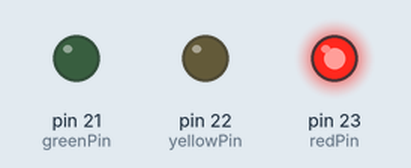
Simulated run of this sketch. Board: Arduino Mega 2560, built with avr-gcc and run on an emulated ATmega2560. Shown: output pins drawn as LEDs (lit = HIGH).

Above: at 1.5 s.
At 4.5 s:
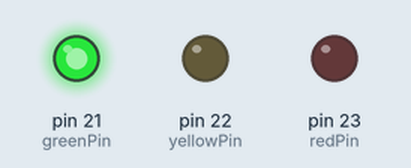
At 6.5 s:
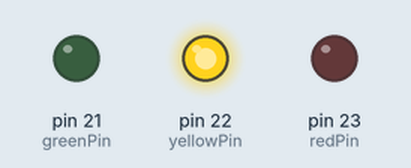
Timing chart, 0 to 9.1 s (numbered marks = the images above):
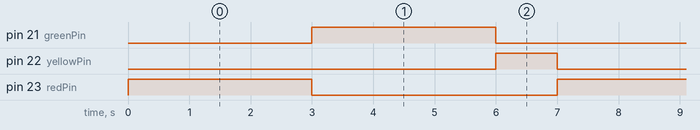

The sketch:

traffic_light.ino
```cpp
#include <Arduino.h>

constexpr uint8_t redPin = 23;
constexpr uint8_t yellowPin = 22;
constexpr uint8_t greenPin = 21;

void showLight(uint8_t activePin) {
  // Turn all three outputs off before turning the selected light on.
  digitalWrite(redPin, LOW);
  digitalWrite(yellowPin, LOW);
  digitalWrite(greenPin, LOW);
  digitalWrite(activePin, HIGH);
}

void setup() {
  pinMode(redPin, OUTPUT);
  pinMode(yellowPin, OUTPUT);
  pinMode(greenPin, OUTPUT);
}

void loop() {
  showLight(redPin);
  delay(3000);
  showLight(greenPin);
  delay(3000);
  showLight(yellowPin);
  delay(1000);
}
```

Measured:
- by itself, pin 21 (greenPin), pin 23 (redPin): alternates HIGH for 3.0 s and LOW for 4.0 s
- by itself, pin 22 (yellowPin): alternates HIGH for 1.0 s and LOW for 6.0 s
- by itself, everything shown: repeats every 7.0 s, in 3 steps
